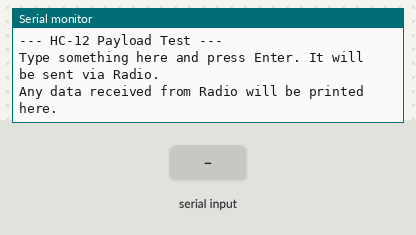
Bench run of a sketch on a simulated ESP32. Shown: the last lines printed to the serial monitor. The inputs (shaded band) are chosen by the test bench.

Above: at 1.2 s.
1.3 s: "1\n" received over Serial
At 1.9 s:
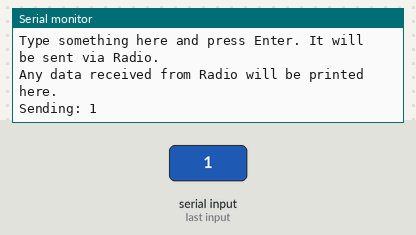
2.8 s: "1\n" received over the second serial link
At 4.0 s:
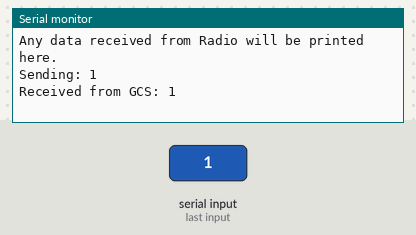
4.3 s: "0\n" received over Serial
At 5.4 s:
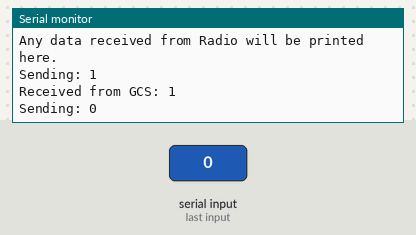
5.8 s: "0\n" received over the second serial link
At 6.5 s:
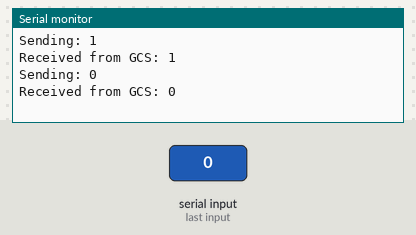

The sketch:

Test_HC12_Payload.ino
```cpp
#include <HardwareSerial.h>

#define HC12_TX_PIN 32
#define HC12_RX_PIN 33

HardwareSerial HC12Serial(2);

void setup() {
  Serial.begin(115200);

  // Initialize HC-12 on HardwareSerial 2
  HC12Serial.begin(9600, SERIAL_8N1, HC12_RX_PIN, HC12_TX_PIN);

  Serial.println("--- HC-12 Payload Test ---");
  Serial.println("Type something here and press Enter. It will be sent via Radio.");
  Serial.println("Any data received from Radio will be printed here.");
}

void loop() {
  // Read from computer (USB) and send to HC-12 (Radio)
  if (Serial.available()) {
    String msg = Serial.readStringUntil('\n');
    Serial.print("Sending: ");
    Serial.println(msg);
    HC12Serial.println(msg);
  }

  // Read from HC-12 (Radio) and print to computer (USB)
  if (HC12Serial.available()) {
    String msg = HC12Serial.readStringUntil('\n');
    Serial.print("Received from GCS: ");
    Serial.println(msg);
  }
}
```

Measured:
- after the input at 1.3 s, the serial monitor: prints a new line at once (image 1)
- after the input at 2.8 s, the serial monitor: prints a new line at once (image 2)
- after the input at 4.3 s, the serial monitor: prints a new line at once (image 3)
- after the input at 5.8 s, the serial monitor: prints a new line at once (image 4)
